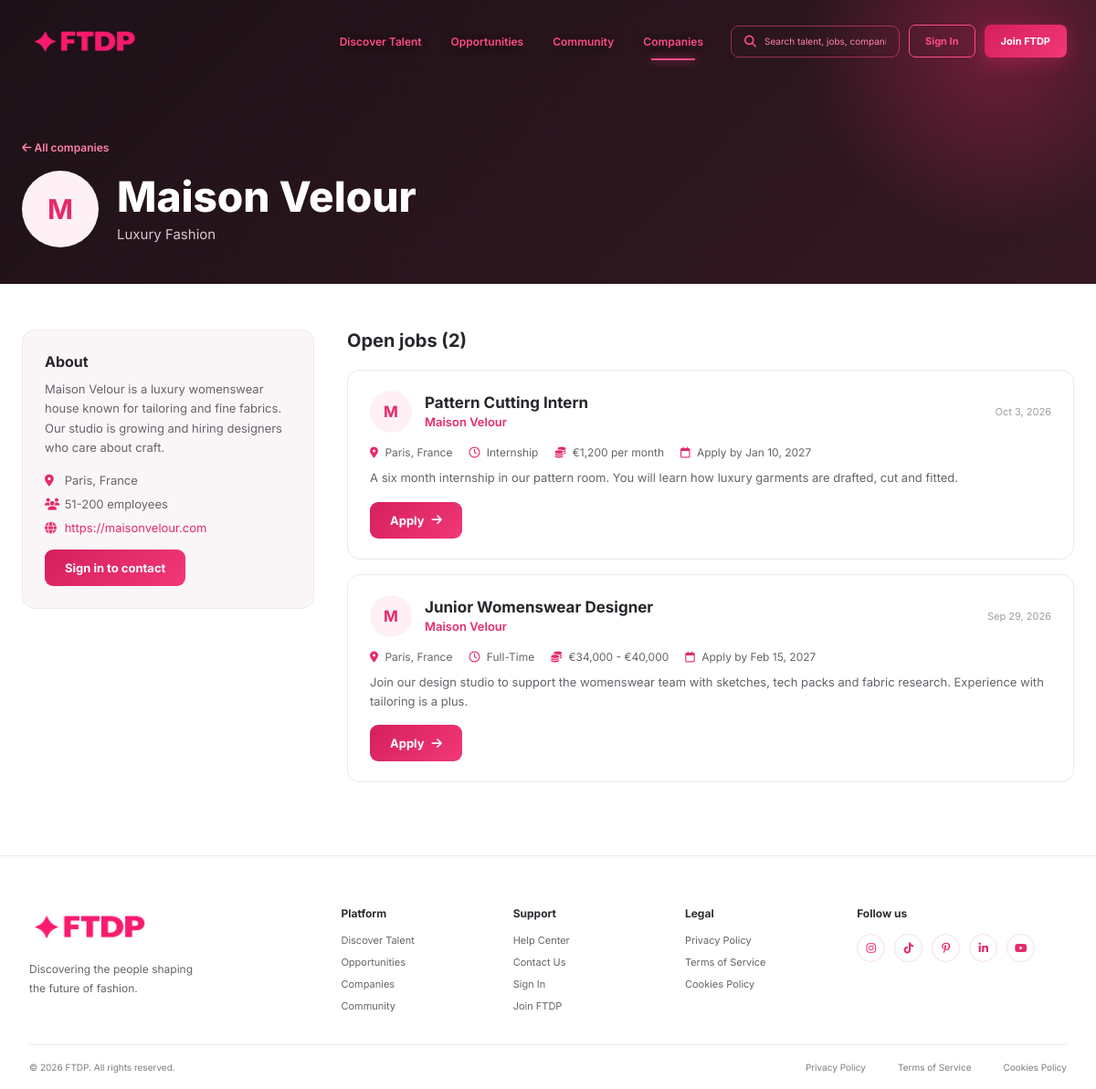
Screenshot of /frontend/pages/companies.php?id=2 with the database file from the repository.
### tables this page shows
CREATE TABLE companies (
id INT AUTO_INCREMENT PRIMARY KEY,

user_id INT NOT NULL,

company_name VARCHAR(150) NOT NULL,

industry VARCHAR(100),

website VARCHAR(255),

company_size VARCHAR(50),

location VARCHAR(150),

description TEXT,

FOREIGN KEY (user_id)
REFERENCES users(id)
ON DELETE CASCADE
);

CREATE TABLE jobs (
id INT AUTO_INCREMENT PRIMARY KEY,

company_id INT NOT NULL,

title VARCHAR(200) NOT NULL,

description TEXT NOT NULL,

location VARCHAR(150),

salary VARCHAR(100),

employment_type ENUM(
'Full-Time',
'Part-Time',
'Internship',
'Contract',
'Freelance'
),

deadline DATE,

status ENUM('open','closed') NOT NULL DEFAULT 'open',

created_at TIMESTAMP DEFAULT CURRENT_TIMESTAMP,

FOREIGN KEY (company_id)
REFERENCES companies(id)
ON DELETE CASCADE,

INDEX idx_jobs_company_status (company_id, status)
);

### backend/public/public_data.php (called while the page is built, shortened)
<?php
function pubEsc($value): string
{
    return htmlspecialchars((string) $value, ENT_QUOTES, "UTF-8");
}
function pubApplyUrl(string $role): string
{
    return $role === "designer" ? "../pages/designer/jobs.php" : "../auth/login.php";
}
function pubImage(?string $path): string
{
    return $path ? PUB_ROOT . ltrim($path, "/") : "";
}
function pubInitial(string $name): string
{
    $name = trim($name);
    return $name === "" ? "?" : mb_strtoupper(mb_substr($name, 0, 1));
}
function pubExcerpt(?string $text, int $length = 180): string
{
    $text = trim(preg_replace("/\s+/", " ", (string) $text));
    if (mb_strlen($text) <= $length) {
        return $text;
    }
    return rtrim(mb_substr($text, 0, $length - 1)) . "…";
}
function pubFetchAll(mysqli $conn, string $sql, string $types = "", array $params = []): array
{
    $stmt = $conn->prepare($sql);
    if ($types !== "") {
        $stmt->bind_param($types, ...$params);
    }
    $stmt->execute();
    $rows = $stmt->get_result()->fetch_all(MYSQLI_ASSOC);
    return $rows;
}
function pubFetchOne(mysqli $conn, string $sql, string $types = "", array $params = []): ?array
{
    $rows = pubFetchAll($conn, $sql, $types, $params);
    return $rows[0] ?? null;
}
function pubJobSelect(): string
{
    return "
        SELECT
            j.id,
            j.title,
            j.description,
            j.location,
            j.salary,
            j.employment_type,
            j.deadline,
            j.created_at,
            c.id AS company_id,
            c.company_name,
            u.profile_picture AS company_logo
        FROM jobs j
        JOIN companies c ON c.id = j.company_id
        JOIN users u ON u.id = c.user_id
        WHERE j.status = 'open'
          AND (j.deadline IS NULL OR j.deadline >= CURDATE())
    ";
}
function pubJobs(mysqli $conn, string $q, string $type, string $location, int $page, int $per_page, ?int $company_id = null): array
{
    $where  = "";
    $types  = "";
    $params = [];
    if ($company_id !== null) {
        $where   .= " AND c.id = ?";
        $types   .= "i";
        $params[] = $company_id;
    }
    $count = pubFetchOne(
        $conn,
        "SELECT COUNT(*) AS total FROM (" . pubJobSelect() . $where . ") counted",
        $types,
        $params
    );
    $offset = ($page - 1) * $per_page;
    $rows = pubFetchAll(
        $conn,
        pubJobSelect() . $where . " ORDER BY j.created_at DESC LIMIT " . (int) $per_page . " OFFSET " . (int) $offset,
        $types,
        $params
    );
    return ["rows" => $rows, "total" => (int) ($count["total"] ?? 0)];
}
function pubCompanySelect(): string
{
    return "
        SELECT
            c.id,
            c.company_name,
            c.industry,
            c.website,
            c.company_size,
            c.location,
            c.description,
            u.profile_picture AS logo,
            u.cover_picture AS cover,
            (
                SELECT COUNT(*)
                FROM jobs j
                WHERE j.company_id = c.id
                  AND j.status = 'open'
                  AND (j.deadline IS NULL OR j.deadline >= CURDATE())
            ) AS open_jobs
        FROM companies c
        JOIN users u ON u.id = c.user_id
        WHERE 1 = 1
    ";
}
function pubCompany(mysqli $conn, int $id): ?array
{
    return pubFetchOne($conn, pubCompanySelect() . " AND c.id = ? LIMIT 1", "i", [$id]);
}
function pubWebUrl(?string $url): string
{
    $url = trim((string) $url);
    return preg_match("#^https?://#i", $url) ? $url : "https://" . $url;
}
function pubDate(?string $date): string
{
    return $date ? date("M j, Y", strtotime($date)) : "";
}
function pubAgo(?string $date): string
{
    $seconds = max(0, time() - strtotime($date));
    return pubDate($date);
}
?>

### frontend/pages/companies.php (the view, shortened to what this page needs)
<?php
include "../include/public_head.php";
$company_id = (int) ($_GET["id"] ?? 0);
$company    = $company_id > 0 ? pubCompany($conn, $company_id) : null;
if ($company) {
    $jobs = pubJobs($conn, "", "", "", 1, 50, (int) $company["id"])["rows"];
    ?>
    <section class="pub-hero compact">
        <div class="pub-hero-inner">
            <a href="companies.php" class="pub-back"><i class="fa-solid fa-arrow-left"></i> All companies</a>
            <div class="pub-profile-head">
                <?php pubAvatar($company["company_name"], $company["logo"], "pub-avatar xlarge"); ?>
                <div>
                    <h1><?= pubEsc($company["company_name"]); ?></h1>
                    <p><?= pubEsc($company["industry"] ?: "Fashion"); ?></p>
                </div>
            </div>
        </div>
    </section>
    <section class="pub-section">
        <div class="pub-container pub-two-col">
            <aside class="pub-side">
                <h3>About</h3>
                <p><?= $company["description"] ? nl2br(pubEsc($company["description"])) : "This company has not added a description yet."; ?></p>
                <ul class="pub-facts">
                    <?php if (!empty($company["location"])) { ?>
                        <li><i class="fa-solid fa-location-dot"></i> <?= pubEsc($company["location"]); ?></li>
                    <?php } ?>
                    <?php if (!empty($company["company_size"])) { ?>
                        <li><i class="fa-solid fa-users"></i> <?= pubEsc($company["company_size"]); ?> employees</li>
                    <?php } ?>
                    <?php if (!empty($company["website"])) { ?>
                        <li>
                            <i class="fa-solid fa-globe"></i>
                            <a href="<?= pubEsc(pubWebUrl($company["website"])); ?>" target="_blank" rel="noopener noreferrer"><?= pubEsc($company["website"]); ?></a>
                        </li>
                    <?php } ?>
                </ul>
                <?php if ($pub_role === "") { ?>
                    <a href="../auth/login.php" class="pub-btn">Sign in to contact</a>
                <?php } ?>
            </aside>
            <div>
                <h2 class="pub-subtitle">Open jobs (<?= count($jobs); ?>)</h2>
                <?php if (!$jobs) { ?>
                    <?php pubEmpty("No open jobs", "This company has no open roles right now."); ?>
                <?php } else { ?>
                    <div class="pub-list">
                        <?php foreach ($jobs as $job) { pubJobCard($job, $pub_role); } ?>
                    </div>
                <?php } ?>
            </div>
        </div>
    </section>
    <?php
}
include "../include/public_foot.php";
?>

### frontend/include/public_cards.php (shortened to what this page needs)
<?php
function pubAvatar(string $name, ?string $picture, string $class = "pub-avatar"): void
{
    $src = pubImage($picture);
    echo '<span class="' . pubEsc($class) . '">';
    if ($src !== "") {
        echo '<img src="' . pubEsc($src) . '" alt="">';
    } else {
        echo pubEsc(pubInitial($name));
    }
    echo "</span>";
}
function pubJobCard(array $job, string $role): void
{
    $meta = [];
    if (!empty($job["location"])) {
        $meta[] = '<span><i class="fa-solid fa-location-dot"></i> ' . pubEsc($job["location"]) . "</span>";
    }
    if (!empty($job["employment_type"])) {
        $meta[] = '<span><i class="fa-regular fa-clock"></i> ' . pubEsc($job["employment_type"]) . "</span>";
    }
    if (!empty($job["salary"])) {
        $meta[] = '<span><i class="fa-solid fa-coins"></i> ' . pubEsc($job["salary"]) . "</span>";
    }
    if (!empty($job["deadline"])) {
        $meta[] = '<span><i class="fa-regular fa-calendar"></i> Apply by ' . pubEsc(pubDate($job["deadline"])) . "</span>";
    }
    echo '<article class="pub-job">';
    echo '<div class="pub-job-top">';
    echo '<div class="pub-job-title">';
    echo "<h3>" . pubEsc($job["title"]) . "</h3>";
    echo '<a href="../pages/companies.php?id=' . (int) $job["company_id"] . '">' . pubEsc($job["company_name"]) . "</a>";
    echo "</div>";
    echo '<span class="pub-ago">' . pubEsc(pubAgo($job["created_at"])) . "</span>";
    echo "</div>";
    echo '<div class="pub-meta">' . implode("", $meta) . "</div>";
    echo "<p>" . pubEsc(pubExcerpt($job["description"], 220)) . "</p>";
    if ($role === "" || $role === "designer") {
        echo '<a href="' . pubEsc(pubApplyUrl($role)) . '" class="pub-btn">Apply <i class="fa-solid fa-arrow-right"></i></a>';
    }
    echo "</article>";
}
?>

### rows the page displays
companies: company_name "M", company_name "Maison Velour", industry "Luxury Fashion", description "Maison Velour is a luxury womenswear house known for tailoring and fine fabrics. Our studio is growing and hiring designers who care about craft.", location "Paris, France", company_size "51-200", website "https://maisonvelour.com", id "2"
jobs: company.company_name "M", title "Pattern Cutting Intern", company.company_name "Maison Velour", created_at "Oct 3, 2026", location "Paris, France", employment_type "Internship", salary "€1,200 per month", deadline "Jan 10, 2027", description "A six month internship in our pattern room. You will learn how luxury garments are drafted, cut and fitted."
jobs: company.company_name "M", title "Junior Womenswear Designer", company.company_name "Maison Velour", created_at "Sep 29, 2026", location "Paris, France", employment_type "Full-Time", salary "€34,000 - €40,000", deadline "Feb 15, 2027", description "Join our design studio to support the womenswear team with sketches, tech packs and fabric research. Experience with tailoring is a plus."
